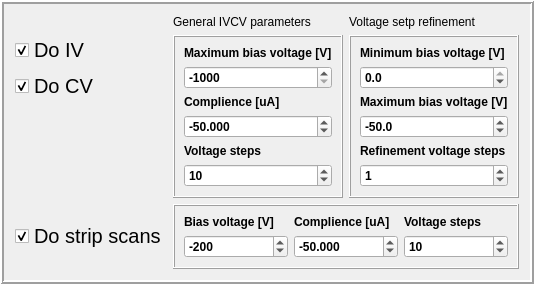
    <widget class="QFrame" name="DoIVCVframe">
     <property name="maximumSize">
      <size>
       <width>16777215</width>
       <height>16777215</height>
      </size>
     </property>
     <property name="autoFillBackground">
      <bool>false</bool>
     </property>
     <property name="styleSheet">
      <string notr="true"/>
     </property>
     <property name="frameShape">
      <enum>QFrame::Box</enum>
     </property>
     <property name="frameShadow">
      <enum>QFrame::Raised</enum>
     </property>
     <property name="lineWidth">
      <number>2</number>
     </property>
     <layout class="QGridLayout" name="gridLayout">
      <item row="4" column="0">
       <widget class="QCheckBox" name="dostripscans_checkBox">
        <property name="font">
         <font>
          <pointsize>15</pointsize>
         </font>
        </property>
        <property name="text">
         <string>Do strip scans</string>
        </property>
        <property name="checked">
         <bool>true</bool>
        </property>
       </widget>
      </item>
      <item row="0" column="1">
       <widget class="QLabel" name="general_settings_label">
        <property name="text">
         <string>General IVCV parameters</string>
        </property>
       </widget>
      </item>
      <item row="0" column="2">
       <widget class="QLabel" name="refinement_settings_label">
        <property name="text">
         <string>Voltage setp refinement</string>
        </property>
       </widget>
      </item>
      <item row="1" column="0">
       <widget class="QCheckBox" name="doIV_checkBox">
        <property name="enabled">
         <bool>true</bool>
        </property>
        <property name="font">
         <font>
          <pointsize>15</pointsize>
         </font>
        </property>
        <property name="text">
         <string>Do IV</string>
        </property>
        <property name="checked">
         <bool>true</bool>
        </property>
       </widget>
      </item>
      <item row="2" column="0">
       <widget class="QCheckBox" name="doCV_checkBox">
        <property name="font">
         <font>
          <pointsize>15</pointsize>
         </font>
        </property>
        <property name="text">
         <string>Do CV</string>
        </property>
        <property name="checked">
         <bool>true</bool>
        </property>
       </widget>
      </item>
      <item row="1" column="2" rowspan="3">
       <widget class="QFrame" name="Refinement_settings_label">
        <property name="maximumSize">
         <size>
          <width>16777215</width>
          <height>16777215</height>
         </size>
        </property>
        <property name="font">
         <font>
          <weight>75</weight>
          <bold>true</bold>
          <underline>false</underline>
         </font>
        </property>
        <property name="styleSheet">
         <string notr="true"/>
        </property>
        <property name="frameShape">
         <enum>QFrame::Box</enum>
        </property>
        <property name="frameShadow">
         <enum>QFrame::Raised</enum>
        </property>
        <layout class="QVBoxLayout" name="verticalLayout_3">
         <item>
          <widget class="QLabel" name="minimu_refinement_label">
           <property name="text">
            <string>Minimum bias voltage [V]</string>
           </property>
          </widget>
         </item>
         <item>
          <widget class="QDoubleSpinBox" name="min_refine_spin">
           <property name="decimals">
            <number>1</number>
           </property>
           <property name="minimum">
            <double>-1000.000000000000000</double>
           </property>
           <property name="maximum">
            <double>0.000000000000000</double>
           </property>
           <property name="singleStep">
            <double>10.000000000000000</double>
           </property>
           <property name="value">
            <double>0.000000000000000</double>
           </property>
          </widget>
         </item>
         <item>
          <widget class="QLabel" name="maximum_refinement_label">
           <property name="text">
            <string>Maximum bias voltage [V]</string>
           </property>
          </widget>
         </item>
         <item>
          <widget class="QDoubleSpinBox" name="max_refine_spin">
           <property name="decimals">
            <number>1</number>
           </property>
           <property name="minimum">
            <double>-1000.000000000000000</double>
           </property>
           <property name="maximum">
            <double>0.000000000000000</double>
           </property>
           <property name="singleStep">
            <double>10.000000000000000</double>
           </property>
           <property name="value">
            <double>-50.000000000000000</double>
           </property>
          </widget>
         </item>
         <item>
          <widget class="QLabel" name="voltages_steps_refine_label">
           <property name="text">
            <string>Refinement voltage steps</string>
           </property>
          </widget>
         </item>
         <item>
          <widget class="QDoubleSpinBox" name="refine_step_spin">
           <property name="buttonSymbols">
            <enum>QAbstractSpinBox::UpDownArrows</enum>
           </property>
           <property name="decimals">
            <number>0</number>
           </property>
           <property name="maximum">
            <double>1000.000000000000000</double>
           </property>
           <property name="value">
            <double>1.000000000000000</double>
           </property>
          </widget>
         </item>
        </layout>
       </widget>
      </item>
      <item row="4" column="1" colspan="2">
       <widget class="QFrame" name="generalstripscan_label">
        <property name="maximumSize">
         <size>
          <width>16777215</width>
          <height>16777215</height>
         </size>
        </property>
        <property name="font">
         <font>
          <weight>75</weight>
          <bold>true</bold>
          <underline>false</underline>
         </font>
        </property>
        <property name="autoFillBackground">
         <bool>false</bool>
        </property>
        <property name="styleSheet">
         <string notr="true"/>
        </property>
        <property name="frameShape">
         <enum>QFrame::Box</enum>
        </property>
        <property name="frameShadow">
         <enum>QFrame::Raised</enum>
        </property>
        <layout class="QGridLayout" name="gridLayout_5">
         <item row="1" column="0">
          <widget class="QLabel" name="max_voltage_label_strip">
           <property name="text">
            <string>Bias voltage [V]</string>
           </property>
          </widget>
         </item>
         <item row="2" column="2">
          <widget class="QDoubleSpinBox" name="voltage_steps_strip">
           <property name="buttonSymbols">
            <enum>QAbstractSpinBox::UpDownArrows</enum>
           </property>
           <property name="decimals">
            <number>0</number>
           </property>
           <property name="maximum">
            <double>1000.000000000000000</double>
           </property>
           <property name="value">
            <double>10.000000000000000</double>
           </property>
          </widget>
         </item>
         <item row="2" column="0">
          <widget class="QDoubleSpinBox" name="max_voltage_strip">
           <property name="decimals">
            <number>0</number>
           </property>
           <property name="minimum">
            <double>-1000.000000000000000</double>
           </property>
           <property name="maximum">
            <double>0.000000000000000</double>
           </property>
           <property name="singleStep">
            <double>10.000000000000000</double>
           </property>
           <property name="value">
            <double>-200.000000000000000</double>
           </property>
          </widget>
         </item>
         <item row="1" column="2">
          <widget class="QLabel" name="voltages_steps_label_strip">
           <property name="text">
            <string>Voltage steps</string>
           </property>
          </widget>
         </item>
         <item row="2" column="1">
          <widget class="QDoubleSpinBox" name="complience_strip">
           <property name="decimals">
            <number>3</number>
           </property>
           <property name="minimum">
            <double>-1000.000000000000000</double>
           </property>
           <property name="maximum">
            <double>0.000000000000000</double>
           </property>
           <property name="singleStep">
            <double>0.100000000000000</double>
           </property>
           <property name="value">
            <double>-50.000000000000000</double>
           </property>
          </widget>
         </item>
         <item row="1" column="1">
          <widget class="QLabel" name="complience_label_strip">
           <property name="text">
            <string>Complience [uA]</string>
           </property>
          </widget>
         </item>
        </layout>
       </widget>
      </item>
      <item row="1" column="1" rowspan="3">
       <widget class="QFrame" name="IV_settings_settings">
        <property name="maximumSize">
         <size>
          <width>16777215</width>
          <height>16777215</height>
         </size>
        </property>
        <property name="font">
         <font>
          <weight>75</weight>
          <bold>true</bold>
          <underline>false</underline>
         </font>
        </property>
        <property name="styleSheet">
         <string notr="true"/>
        </property>
        <property name="frameShape">
         <enum>QFrame::Box</enum>
        </property>
        <property name="frameShadow">
         <enum>QFrame::Raised</enum>
        </property>
        <layout class="QVBoxLayout" name="verticalLayout_2">
         <item>
          <widget class="QLabel" name="max_voltage_label">
           <property name="text">
            <string>Maximum bias voltage [V]</string>
           </property>
          </widget>
         </item>
         <item>
          <widget class="QDoubleSpinBox" name="max_voltage">
           <property name="decimals">
            <number>0</number>
           </property>
           <property name="minimum">
            <double>-1000.000000000000000</double>
           </property>
           <property name="maximum">
            <double>0.000000000000000</double>
           </property>
           <property name="singleStep">
            <double>10.000000000000000</double>
           </property>
           <property name="value">
            <double>-1000.000000000000000</double>
           </property>
          </widget>
         </item>
         <item>
          <widget class="QLabel" name="complience_label">
           <property name="text">
            <string>Complience [uA]</string>
           </property>
          </widget>
         </item>
         <item>
          <widget class="QDoubleSpinBox" name="complience">
           <property name="decimals">
            <number>3</number>
           </property>
           <property name="minimum">
            <double>-1000.000000000000000</double>
           </property>
           <property name="maximum">
            <double>0.000000000000000</double>
           </property>
           <property name="singleStep">
            <double>0.100000000000000</double>
           </property>
           <property name="value">
            <double>-50.000000000000000</double>
           </property>
          </widget>
         </item>
         <item>
          <widget class="QLabel" name="voltages_steps_label">
           <property name="text">
            <string>Voltage steps</string>
           </property>
          </widget>
         </item>
         <item>
          <widget class="QDoubleSpinBox" name="voltage_steps">
           <property name="buttonSymbols">
            <enum>QAbstractSpinBox::UpDownArrows</enum>
           </property>
           <property name="decimals">
            <number>0</number>
           </property>
           <property name="maximum">
            <double>1000.000000000000000</double>
           </property>
           <property name="value">
            <double>10.000000000000000</double>
           </property>
          </widget>
         </item>
        </layout>
       </widget>
      </item>
     </layout>
    </widget>
